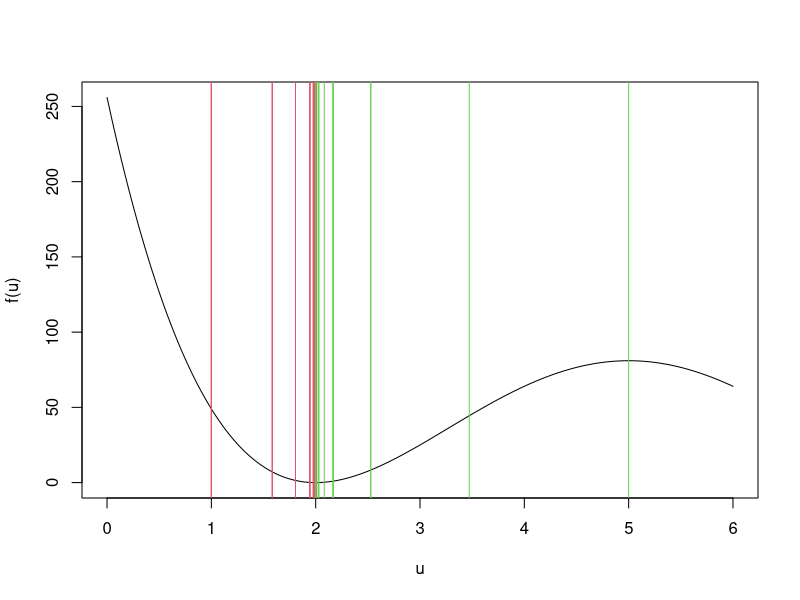

This figure's R source:
# Objective function
f <- function(x) {
  (x - 2)^2 * (x - 8)^2
}

# Golden Section Search
golden_search <- function(f, a, b, tol = 1e-4) {
  
  tau <- (sqrt(5) - 1) / 2  # 0.618...
  
  history <- data.frame(
    iter = 0,
    a = a,
    b = b
  )
  
  x1 <- b - tau * (b - a)
  x2 <- a + tau * (b - a)
  
  f1 <- f(x1)
  f2 <- f(x2)
  
  iter <- 0
  while ((b - a) > tol) {
    iter <- iter + 1
    
    if (f1 > f2) {
      
      a <- x1
      x1 <- x2
      f1 <- f2
      
      x2 <- a + tau * (b - a)
      f2 <- f(x2)
      
    } else {
      
      b <- x2
      x2 <- x1
      f2 <- f1
      
      x1 <- b - tau * (b - a)
      f1 <- f(x1)
    }
    history <- rbind(
      history,
      data.frame(iter = iter, a = a, b = b)
    )
  }
  
  list(
    xmin = (a + b) / 2,
    interval = c(a, b),
    history = history
  )
}

# Run Golden Section Search
result <- golden_search(f, a = 1, b = 5, tol = 1e-4)

print(result)

h = result$history
h



u = seq(0,6,length = 500)
plot(u,f(u), type = 'l')

for (i in 1:nrow(h)) {
  abline(v = h[i,2], col = 2)
  abline(v = h[i,3], col = 3)
  # Sys.sleep(0.5)
}
